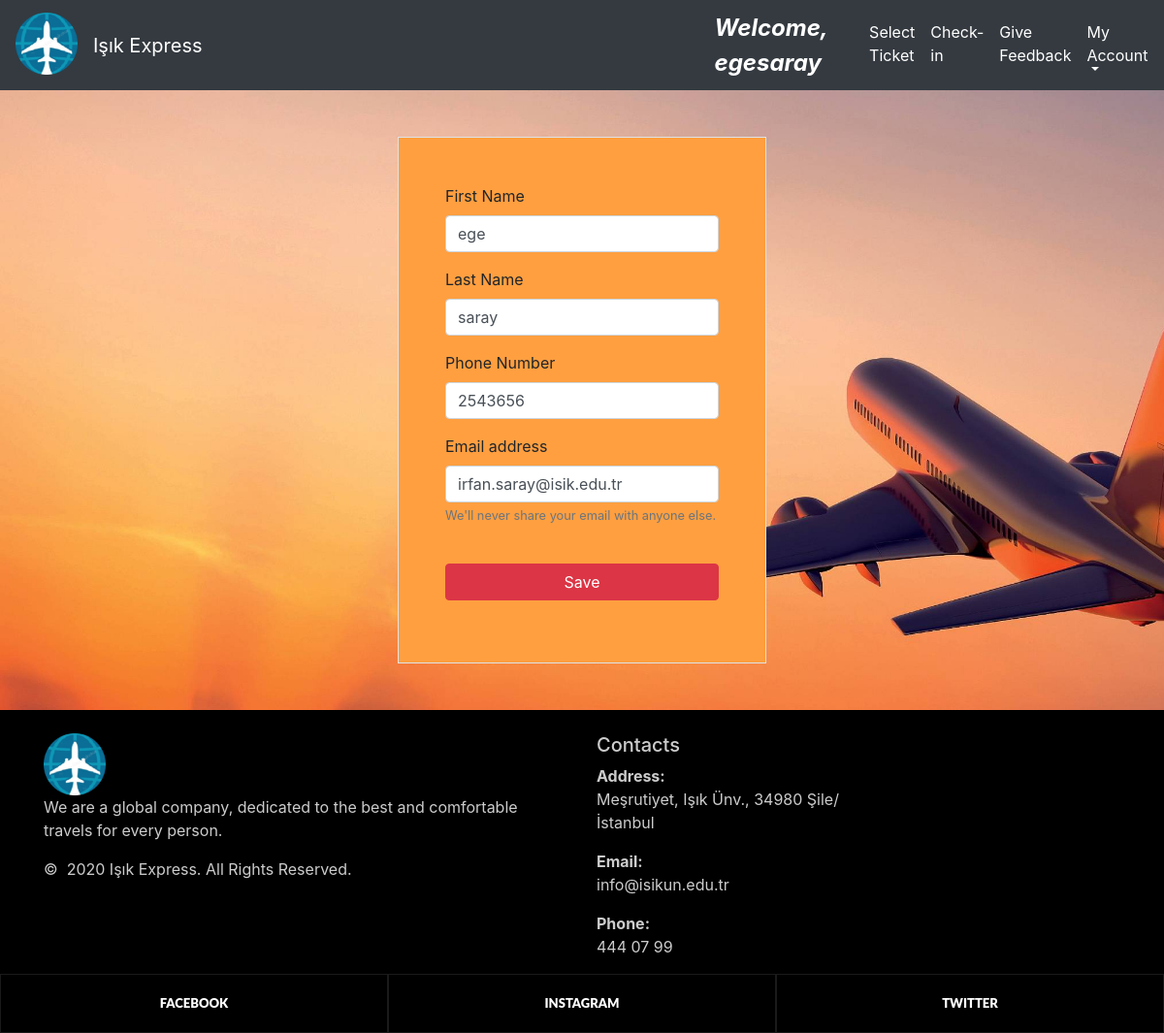
Screenshot of /changeEmail/ (signed in) with the database file from the repository.
### home/models.py (models this page shows, shortened)
class RegisteredUser(models.Model):
    user= models.OneToOneField(User,null=True,on_delete=models.CASCADE)   ## realation with django's user
    first_name = models.CharField(max_length=255,null=True)
    last_name = models.CharField(max_length=255, null=True)
    phone = models.CharField(max_length=11, null=True)
    email = models.EmailField(max_length=254)
    date_created = models.DateField(auto_now_add=True,null=True)
    my_points = models.DecimalField(max_digits=10, decimal_places=2, null=True)

### home/views.py (the view)
# urls.py: path('changeEmail/', views.changeEmail, name="changeEmail"),
@login_required
def changeEmail(request):
    registereduser = request.user.registereduser
    form = ChangeEmailForm(instance=registereduser)
    if request.method =='POST':
        form = ChangeEmailForm(request.POST,instance=registereduser)
        if form.is_valid():
            form.save()
            return redirect('/homepage')
    context = {'form':form}
    return render(request, 'home/changeEmail.html', context)

### home/forms.py
class ChangeEmailForm(ModelForm):
   class Meta:
      model=RegisteredUser
      fields = ['first_name','last_name','email','phone']
      widgets = {     # django formları için css style
         'first_name': forms.TextInput(attrs={'class': 'form-control'}),
         'last_name': forms.TextInput(attrs={'class': 'form-control'}),
         'phone': forms.TextInput(attrs={'class': 'form-control'}),
         'email': forms.TextInput(attrs={'class': 'form-control'}),
      }

### home/templates/home/changeEmail.html (shortened to what this page needs)
{% extends 'home/main.html' %}
{% load static %}
{% block content %}
<head>
    <link rel="stylesheet" href="https://stackpath.bootstrapcdn.com/bootstrap/4.1.3/css/bootstrap.min.css"
>
</head>
<body class="first-info">
<div class="row">
    <div class="col-sm-4"></div>
    <div class="col-sm-4">
        <div class="container border p-5 my-5"  style="background-color:#ff9f40" >
            <form method="POST">
                <div class="form-group">
                    <label>First Name</label>
                    <div>{{form.first_name}}</div>
                </div>
                <div class="form-group">
                    <label>Last Name</label>
                    <div>{{form.last_name}}</div>
                </div>
                <div class="form-group">
                    <label>Phone Number</label>
                    <div>{{form.phone}}</div>
                </div>
                <div class="form-group">
                    <label>Email address</label>
                    <div>{{form.email}}</div>
                    <small id="emailHelp" class="form-text text-muted">We'll never share your email with anyone else.</small>
                </div>
                <button type="submit" class="btn btn-danger btn-block">Save</button>
            </form>
        </div>
    </div>
    <div class="col-sm-4"></div>
</div>
</body>
{% endblock %}

### home/templates/home/navbar.html (shortened to what this page needs)
{% load static %}
{% block content %}
<head>
</head>
<body>
<nav class="navbar navbar-expand-md navbar-dark bg-dark">
    <a class="navbar-brand pb-2" href="{% url 'homepage' %}"><img src="{% static 'images/logo.png' %}" style="height: 64px; width: 64px"></a>
                <a class="navbar-brand" href="{% url 'homepage' %}">Işık Express</a>
    <a class="nav navbar-nav navbar-right " style="margin-left: 32rem !important;" ><font  size="5" color="white"><b><i>Welcome, {{user.username}}</i></b></font></a>
    <div class="collapse navbar-collapse" id="navbarNavDropdown" style="margin-left: 3% !important;">
        <ul class="navbar-nav">
        {% if requested_user_type.user_type == 'A' %}
        <li class="nav-item active">
                <a class="nav-link" href="{% url 'addairport' %}">Add Airports <span class="sr-only">(current)</span></a>
            </li>
            <li class="nav-item">
                <a class="nav-link" href="{% url 'feedbacklist' %}" style="color:white">Response Feedbacks</a>
            </li>
             <li class="nav-item">
                 <a class="nav-link" href="{% url 'logout' %}" style="color:white">Logout</a>
             </li>
        {% else %}
            <li class="nav-item active">
                <a class="nav-link" href="{% url 'homepage' %}">Select Ticket <span class="sr-only">(current)</span></a>
            </li>
            <li class="nav-item">
                <a class="nav-link" href="{% url 'checkin' %}" style="color:white">Check-in</a>
            </li>
            <li class="nav-item">
                <a class="nav-link" href="{% url 'FeedbackPage' %}" style="color:white">Give Feedback</a>
            </li>
            <li class="nav-item dropdown">
                <a class="nav-link dropdown-toggle"  id="navbarDropdownMenuLink" data-toggle="dropdown" aria-haspopup="true" aria-expanded="false" style="color:white"> My Account </a>
            </li>
        {% endif %}
        </ul>
    </div>
</nav>
</body>
{% endblock %}

### home/static/css/background.css (style rules this page uses)
.first-info { background-image: url( '/static/images/plane1.jpg' ) ; background-size: cover; background-repeat: no-repeat; }

### home/static/css/footer.css (style rules this page uses)
ul, ol { list-style: none; padding: 0; margin: 0; }

### home/templates/home/changeEmail.html (style rules this page uses)
.first-info { background-image: url( '/static/images/plane1.jpg' ) ; background-size: cover; background-repeat: no-repeat; background-attachment:fixed; }

### rows the page displays
RegisteredUser: first_name "ege", last_name "saray", phone "2543656", email "irfan.saray@isik.edu.tr"

### other values shown
{{ user.username }} "egesaray"
